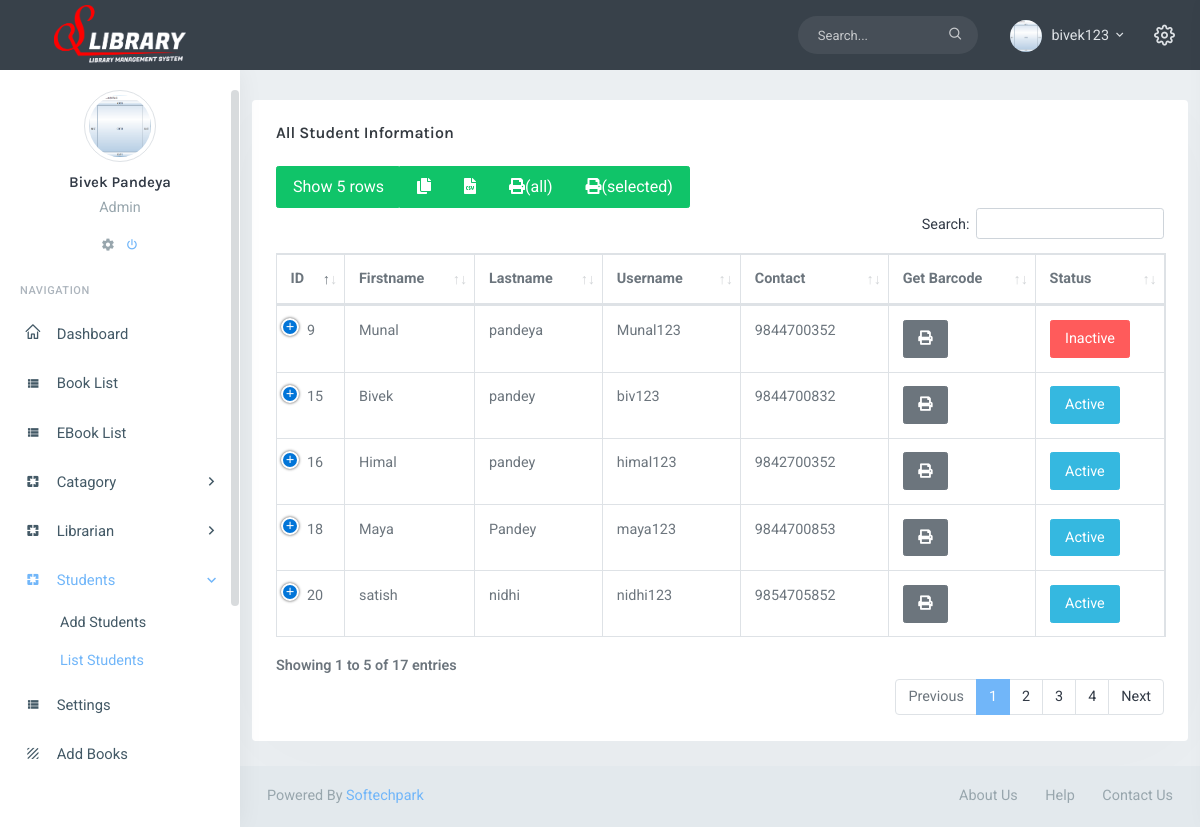
Page /liststd (signed in) on the earlier database version.
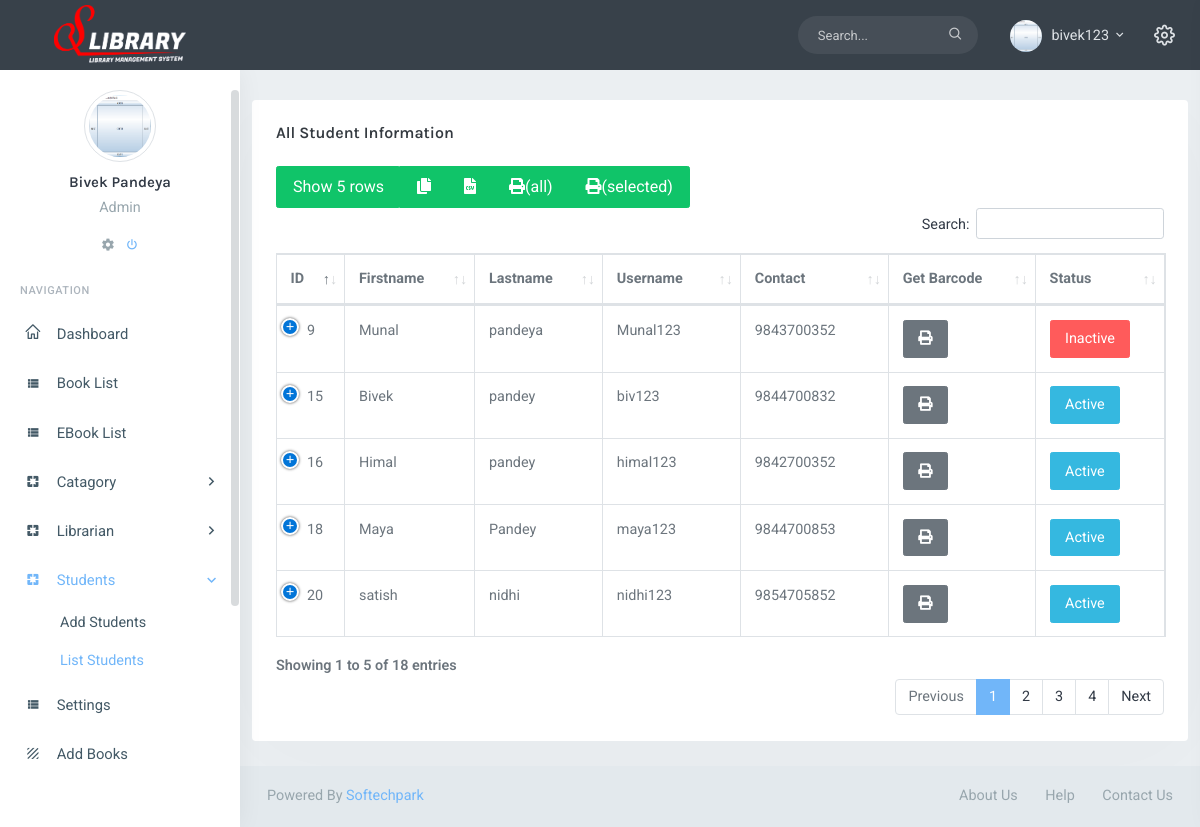
Same page on the later database version.
### account/models.py (models this page shows)
class User(AbstractUser):
	CHOICES = (
        ('Librarian', 'Librarian'),
        ('Student', 'Student'),
        ('Admin', 'Admin'),
    )
	Role=models.CharField(max_length=20,
		choices=CHOICES,
		default='Student')
	profile_pic=models.ImageField(upload_to='profile-pic',
		default='profile-pic/user.jpg')
	barcode=models.ImageField(blank=True, null=True)
	contact=models.CharField(max_length=100)
	is_active=models.BooleanField(default=False)

### operations/views.py (the view)
# urls.py: path('liststd', ListStd.as_view(), name='liststd'),
@method_decorator(role_required(allowed_roles=['Librarian', 'Admin']),
    name='dispatch')
class ListStd(LoginRequiredMixin, ListView):
    template_name='operations/liststd.html'
    queryset=User.objects.filter(Role='Student')
    context_object_name='stdrecord'

### operations/context_processors.py (called while the page is built)
def my_context_processor(request):
    if request.user.is_authenticated:
        count=Message.objects.filter(posted_to=request.user, read=False).count()
        msgs=Message.objects.filter(posted_to=request.user).order_by('Posted_on')[::-1]
        sent_msgs=Message.objects.filter(
            posted_by=request.user).order_by('Posted_on')[::-1]
        return {
            'count': count,
            'msgs':msgs,
            'sent_msgs':sent_msgs
        }
    return {}

def get_all_catagory(request):
    catagories=Catagory.objects.all().order_by('catagory')
    return {'catagories':catagories}

def issue_requests(request):
    issue_requests=EbookRequest.objects.all().count()
    return {'issue_requests':issue_requests}

### operations/templates/operations/liststd.html (shortened to what this page needs)
{%extends 'operations/index.html'%}
{% load static %}
{% block content %}
{% if stdrecord%}
<div class="row">
  <div class="col-12">
    <div class="card-box table-responsive">
      <h4 class="mt-0 header-title">All Student Information</h4>
      <table id="selection-table1" class="table table-bordered dt-responsive nowrap">
        <thead>
         <tr>
           <th>ID</th>
           <th>Firstname</th>
           <th> Lastname </th>
           <th> Username</th>
           <th> Contact</th>
           <th>Get Barcode</th>
           <th>Status</th>
         </tr>
       </thead>
       <tbody>
         {% for std in stdrecord.all %}
         <tr>
          <td>{{std.id}}</td>
          <td>{{std.first_name}}</td>
          <td>{{std.last_name}}</td>
          <td>{{std.username}}</td>
          <td>{{std.contact}}</td>
          {% if std.barcode %}
          <td><button onClick="printJS('{{std.barcode.url}}', 'image')" class="btn btn-secondary"><i class="fa fa-print" aria-hidden="true"></i></button></td>
          {%else %}
          <td><a href="{% url 'st-barcode' std.id %}"><button class="btn btn-warning">BarCode</button></a></td>
          {% endif %}
          <td>
          {%if std.is_active == True %}
            <a href="{% url 'inactivate' std.id%}">
              <button class="btn btn-info">Active</button>
            </a>
          {% else %}
          <a href="{% url 'activate' std.id%}">
              <button class="btn btn-danger">Inactive</button>
            </a>
          {% endif%}
          </td>
          {% endfor %}
        </tr>
      </tbody>
    </table>
  </div>
</div>
</div>
{% endif %}
{% endblock %}

Differences in the rows shown:
changed User "Munal": contact "9844700352" → "9843700352"
Other differences:
text written by a page script: "Show 5 rows (all) (selected) Search: Showing 1 to 5 of 17 entries Previous 1 2 3 4 Next" → "Show 5 rows (all) (selected) Search: Showing 1 to 5 of 18 entries Previous 1 2 3 4 Next"
